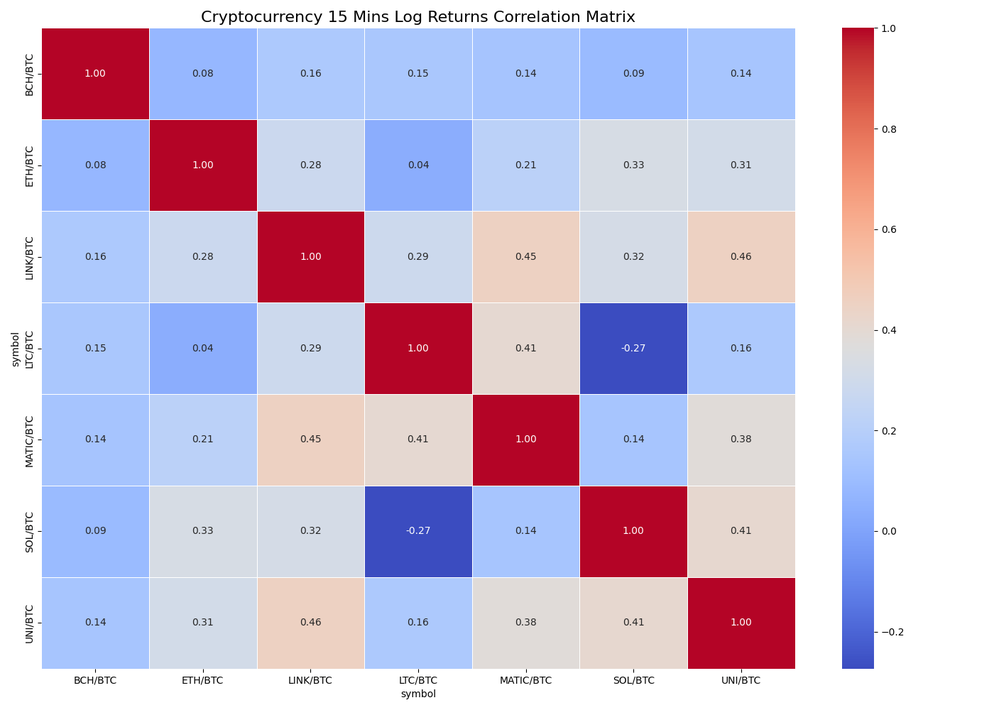
#> input picture images/02_heatmap_correlation/02_BTCpairs_15Mins_Correlation_Heatmap.png, 994 x 710 px, shrunk from 1400 x 1000 before the run; its folder holds 4 pictures in this run
$ python 'merge_heatmap_images(helper).py'
#> lines starting #> are read from the running program, lines starting #| are printed output that depends on the picture
from PIL import Image
import os
import math

BASE_DIR = os.path.dirname(os.path.abspath(__file__))
HEATMAP_DIR = os.path.join(BASE_DIR, "../../images/02_heatmap_correlation")
IMAGE_DIR = os.path.join(BASE_DIR, "../../images")
os.makedirs(IMAGE_DIR, exist_ok=True)

def merge_group(search_key: str, output_name: str, cols: int = 3) -> None:
    """
    Merge all heatmaps whose filename contains `search_key` into a grid image.

    search_key:   e.g. "BTCpairs" or "USDTpairs"
    output_name:  e.g. "02_BTCpairs_heatmaps_grid.png"
    """
#> called with search_key = 'BTCpairs', output_name = '02_BTCpairs_heatmaps_grid.png', cols = 3
    image_files = sorted(
        os.path.join(HEATMAP_DIR, f)
        for f in os.listdir(HEATMAP_DIR)
        if f.lower().endswith((".png", ".jpg")) and search_key.lower() in f.lower()
    )

    if not image_files:
        print(f"No images found for key '{search_key}'. Skipping.")
        return

    images = [Image.open(img) for img in image_files]
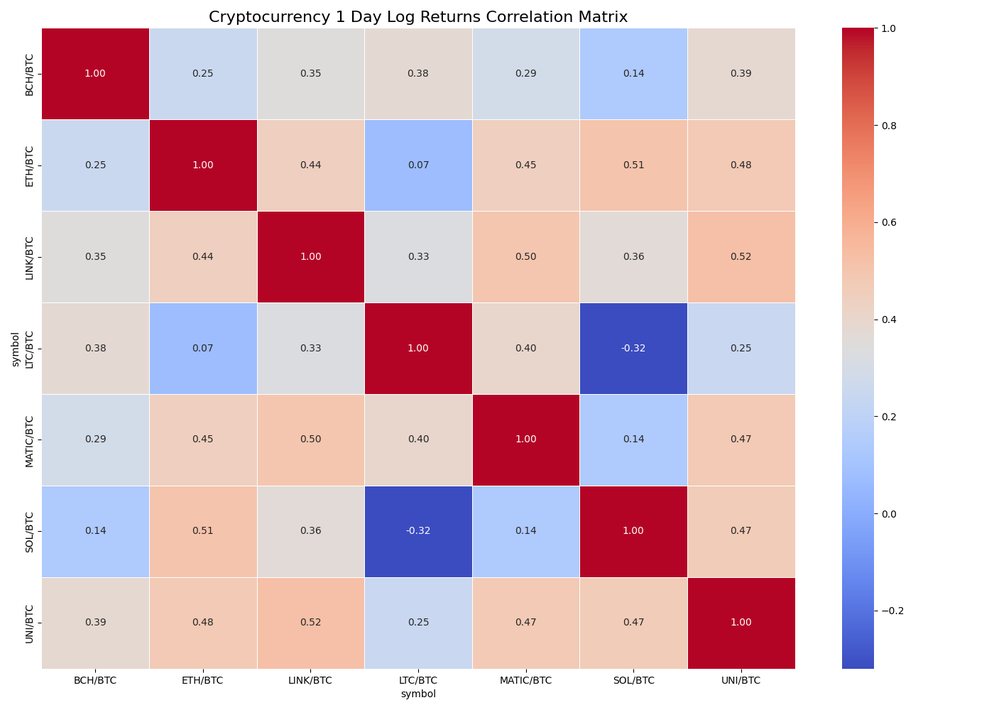
#> input picture images/02_heatmap_correlation/02_BTCpairs_1Day_Correlation_Heatmap.png, 994 x 710 px, shrunk from 1400 x 1000 before the run
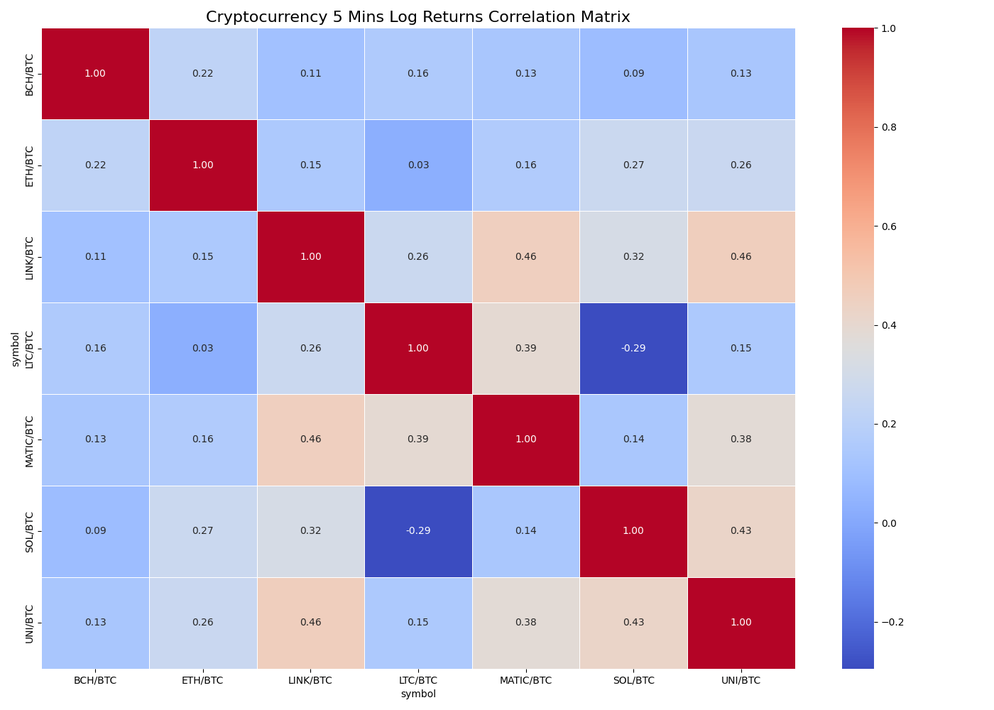
#> input picture images/02_heatmap_correlation/02_BTCpairs_5Mins_Correlation_Heatmap.png, 994 x 710 px, shrunk from 1400 x 1000 before the run
#> images = 3 items

    rows = math.ceil(len(images) / cols)
#> rows = 1
    img_width = max(img.width for img in images)
#> img_width = 994
    img_height = max(img.height for img in images)
#> img_height = 710

    grid_width = cols * img_width
#> grid_width = 2982
    grid_height = rows * img_height
#> grid_height = 710
    combined = Image.new("RGB", (grid_width, grid_height), (255, 255, 255))
#> combined: PIL image 2982x710 RGB; every value is 255

    for idx, img in enumerate(images):
        row = idx // cols
        col = idx % cols
        x = col * img_width
        y = row * img_height
        combined.paste(img, (x, y))
#> this loop made 3 passes
#> x on passes 1 to 3: 0, 994, 1988
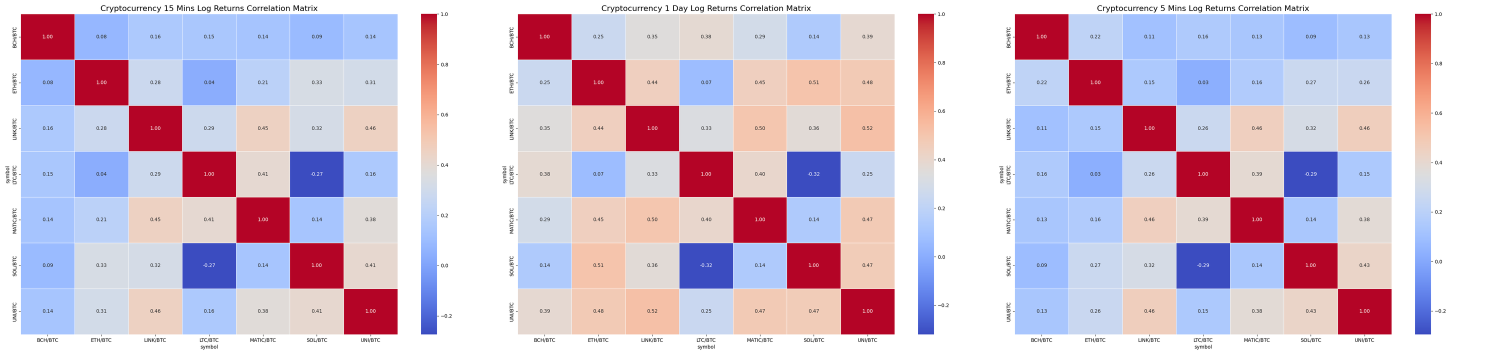
#> combined: PIL image 2982x710 RGB (shown at 1/2 size); mean R, G, B 209.4, 194.4, 213.4

    out_path = os.path.join(IMAGE_DIR, output_name)
    combined.save(out_path)
    print(f"Saved merged grid → {out_path}")


def main():
    # BTC-Heatmaps mergen
    merge_group(search_key="BTCpairs",  output_name="02_BTCpairs_heatmaps_grid.png")

    # USDT-Heatmaps mergen
    merge_group(search_key="USDTPairs", output_name="02_USDTpairs_heatmaps_grid.png")
#> call 2 of merge_group, with search_key = 'USDTPairs', output_name = '02_USDTpairs_heatmaps_grid.png', cols = 3
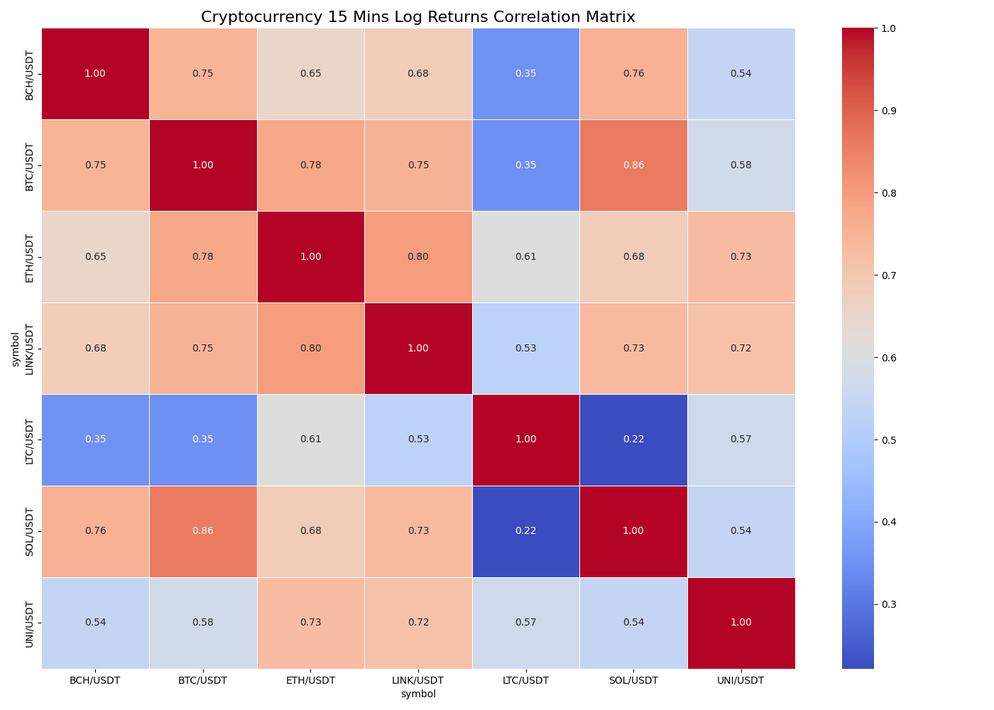
#> input picture images/02_heatmap_correlation/02_USDTpairs_15Mins_Correlation_Heatmap.png, 994 x 710 px, shrunk from 1400 x 1000 before the run
#> in merge_group (call 2), `images = [Image.open(img) for img in image_files]`: images = 1 item
#> the loop in merge_group (call 2), `for idx, img in enumerate(images):` made 1 pass
#> (row, col, x, y) on pass 1: (0, 0, 0, 0)
#> after the loop in merge_group (call 2), `for idx, img in enumerate(images):`:
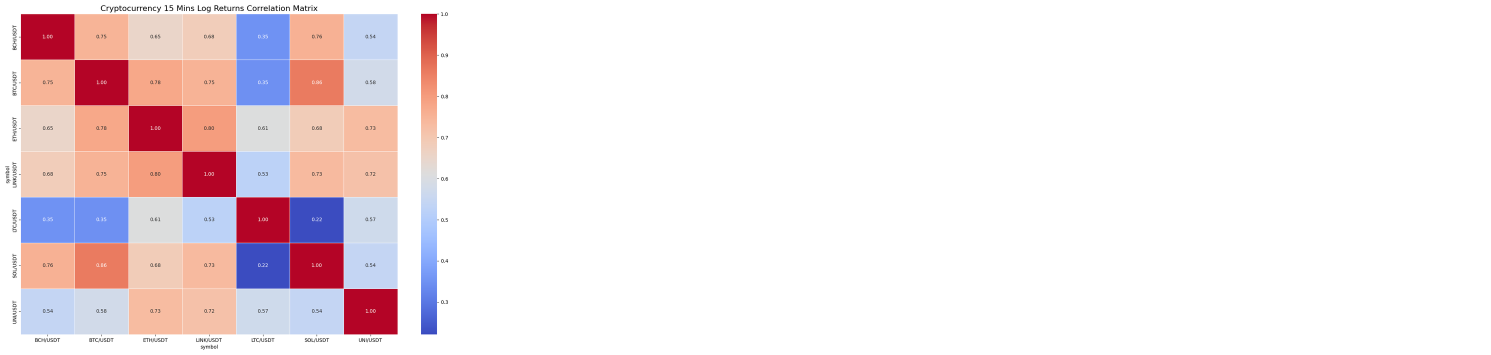
#> combined: PIL image 2982x710 RGB (shown at 1/2 size); mean R, G, B 242.8, 231.5, 234.1
    # falls deine Files USDTpairs heißen (kleines p), würde das dank .lower() trotzdem funktionieren


if __name__ == "__main__":
    main()
